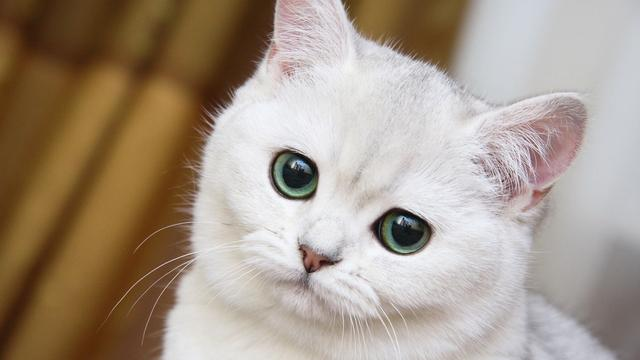
//> input picture opencv_function/image_rotate/cat.jpg, 640 x 360 px
$ ./main   (built with g++ and OpenCV 4)
//> lines starting //> are read from the running program, lines starting //| are printed output that depends on the picture
// cmake .
// make

#include "opencv2/core.hpp"
#include "opencv2/imgproc.hpp"
#include "opencv2/highgui.hpp"
#include "opencv2/videoio.hpp"
#include <iostream>
#include <sys/time.h>

using namespace cv;
using namespace std;

// 从实验看，retate时间最短

// Calculate time interval between current and t_start
static int64_t get_time_interval(void)
{
	struct timeval t_curr;
    const static timeval t_start = {0};
	gettimeofday(&t_curr, NULL);
	return  (t_curr.tv_sec * 1000) + (t_curr.tv_usec / 1000) - ((t_start.tv_sec * 1000) + (t_start.tv_usec / 1000));
}

int main(int argc, const char * argv[])
{
    string path = "../cat.jpg";

    Mat src_image = imread(path);
//> src_image is the input picture: 360 rows x 640 cols, CV_8UC3; mean B, G, R 138, 152.5, 167
    int64_t beg_time;
    int64_t end_time;
    uint16_t img_width = src_image.cols;
//> img_width = 640
    uint16_t img_hight = src_image.rows;
//> img_hight = 360
    uint16_t img_channel = src_image.channels();
//> img_channel = 3
    uint32_t image_size = img_width * img_hight * src_image.channels();
//> image_size = 691200
    Mat src_image1 = src_image.clone();
    Mat src_image2 = src_image.clone();
    Mat src_image3 = src_image.clone();
    Mat src_image4 = src_image.clone();
    Mat src_image5 = src_image.clone();
    Mat src_image6 = src_image.clone();

    uint8_t *rotate90_buffer = (uint8_t *)malloc(img_width * img_hight * img_channel * sizeof(uint8_t));
    uint8_t *rotate180_buffer = (uint8_t *)malloc(img_width * img_hight * img_channel * sizeof(uint8_t));
    uint8_t *rotate270_buffer = (uint8_t *)malloc(img_width * img_hight * img_channel * sizeof(uint8_t));
    // 1.顺时针旋转90度
    // | 1 | 2 |      T       | 1 | 3 |    Y轴镜像     | 3 | 1 |
    // ---------   ------->   ---------   ------->    ---------
    // | 3 | 4 |              | 2 | 4 |               | 4 | 2 |
    Mat rotate90_image(img_width, img_hight, CV_8UC3, rotate90_buffer);
    beg_time = get_time_interval();
    transpose(src_image1, src_image1);
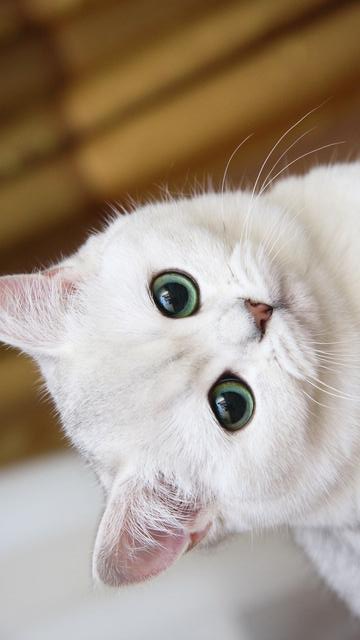
//> src_image1: 640 rows x 360 cols, CV_8UC3; mean B, G, R 138, 152.5, 167
    flip(src_image1, rotate90_image, 1);
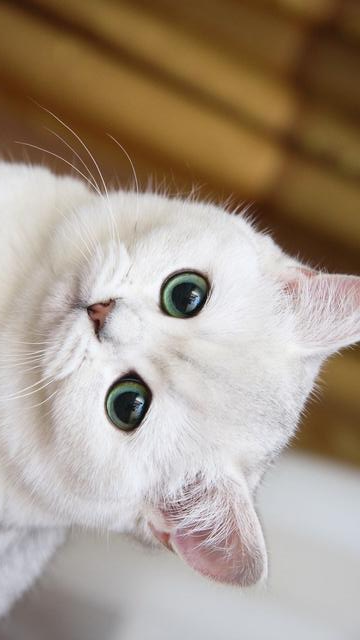
//> rotate90_image: 640 rows x 360 cols, CV_8UC3; mean B, G, R 138, 152.5, 167
    end_time = get_time_interval();
    printf("transpose + flip 顺时针旋转90耗时: %ld\n", end_time - beg_time);
    imwrite("rotate90_image.jpg", rotate90_image);

    // 2.旋转180度
    Mat rotate180_image(img_hight, img_width, CV_8UC3, rotate180_buffer);
    beg_time = get_time_interval();
    flip(src_image2, rotate180_image, -1);
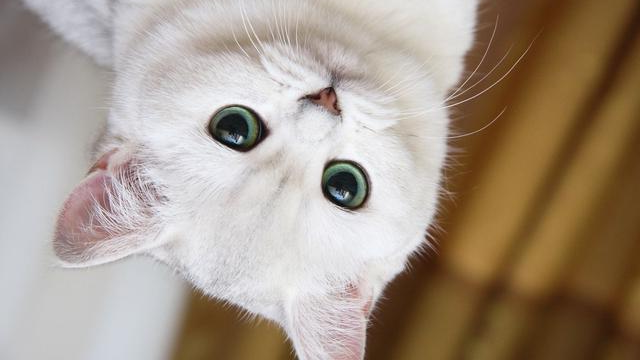
//> rotate180_image: 360 rows x 640 cols, CV_8UC3; mean B, G, R 138, 152.5, 167
    end_time = get_time_interval();
    printf("flip 顺时针旋转180耗时: %ld\n", end_time - beg_time);
    imwrite("rotate180_image.jpg", rotate180_image);

    // 3.旋转270度，逆时针旋转90度
    // | 1 | 2 |      T       | 1 | 3 |     X轴镜像    | 2 | 4 |
    // ---------   ------->   ---------    ------->   ---------
    // | 3 | 4 |              | 2 | 4 |               | 1 | 3 |
    Mat rotate270_image(img_width, img_hight, CV_8UC3, rotate270_buffer);
    beg_time = get_time_interval();
    transpose(src_image3, src_image3);
    flip(src_image3, rotate270_image, 0);
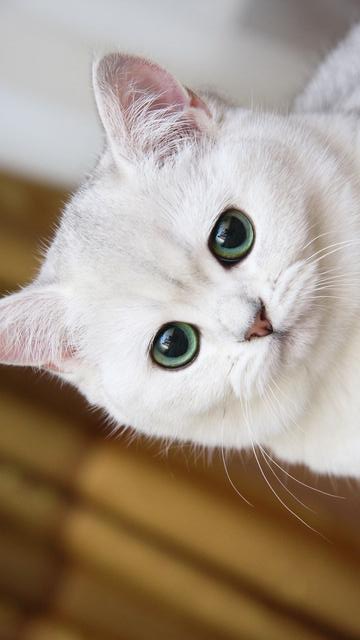
//> rotate270_image: 640 rows x 360 cols, CV_8UC3; mean B, G, R 138, 152.5, 167
    end_time = get_time_interval();
    printf("transpose + flip 顺时针旋转270耗时: %ld\n", end_time - beg_time);
    imwrite("rotate270_image.jpg", rotate270_image);

    beg_time = get_time_interval();
    rotate(src_image4, rotate90_image, ROTATE_90_CLOCKWISE);
    end_time = get_time_interval();
    printf("rotate 顺时针旋转90耗时: %ld\n", end_time - beg_time);

    beg_time = get_time_interval();
    rotate(src_image5, rotate180_image, ROTATE_180);
    end_time = get_time_interval();
    printf("rotate 顺时针旋转180耗时: %ld\n", end_time - beg_time);

    beg_time = get_time_interval();
    rotate(src_image6, rotate270_image, ROTATE_90_COUNTERCLOCKWISE);
    end_time = get_time_interval();
    printf("rotate 顺时针旋转270耗时: %ld\n", end_time - beg_time);

    free(rotate90_buffer);
    free(rotate180_buffer);
    free(rotate270_buffer);
    return 0;
}
